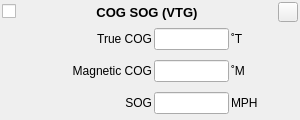
<?xml version="1.0" encoding="UTF-8"?>
<!-- Copyright (C) 2024-2026 RF StateSide LLC; SPDX-License-Identifier: AGPL-3.0-or-later -->
<ui version="4.0">
 <class>CogSogVTG</class>
 <widget class="QWidget" name="CogSogVTG">
  <property name="geometry">
   <rect>
    <x>0</x>
    <y>0</y>
    <width>300</width>
    <height>120</height>
   </rect>
  </property>
  <property name="windowTitle">
   <string>Form</string>
  </property>
  <layout class="QVBoxLayout" name="verticalLayout">
   <property name="spacing">
    <number>2</number>
   </property>
   <property name="leftMargin">
    <number>2</number>
   </property>
   <property name="topMargin">
    <number>2</number>
   </property>
   <property name="rightMargin">
    <number>2</number>
   </property>
   <property name="bottomMargin">
    <number>2</number>
   </property>
   <item>
    <layout class="QHBoxLayout" name="horizontalLayout_3">
     <item>
      <widget class="QCheckBox" name="checkBoxEnabled">
       <property name="text">
        <string/>
       </property>
       <property name="checked">
        <bool>false</bool>
       </property>
      </widget>
     </item>
     <item>
      <spacer name="horizontalSpacer">
       <property name="orientation">
        <enum>Qt::Orientation::Horizontal</enum>
       </property>
       <property name="sizeHint" stdset="0">
        <size>
         <width>40</width>
         <height>20</height>
        </size>
       </property>
      </spacer>
     </item>
     <item>
      <widget class="QLabel" name="labelTitle">
       <property name="font">
        <font>
         <pointsize>10</pointsize>
         <bold>true</bold>
        </font>
       </property>
       <property name="text">
        <string>COG SOG (VTG)</string>
       </property>
       <property name="alignment">
        <set>Qt::AlignmentFlag::AlignCenter</set>
       </property>
      </widget>
     </item>
     <item>
      <spacer name="horizontalSpacer_2">
       <property name="orientation">
        <enum>Qt::Orientation::Horizontal</enum>
       </property>
       <property name="sizeHint" stdset="0">
        <size>
         <width>40</width>
         <height>20</height>
        </size>
       </property>
      </spacer>
     </item>
     <item>
      <widget class="QPushButton" name="pushButtonRemove">
       <property name="minimumSize">
        <size>
         <width>20</width>
         <height>20</height>
        </size>
       </property>
       <property name="maximumSize">
        <size>
         <width>20</width>
         <height>20</height>
        </size>
       </property>
       <property name="text">
        <string/>
       </property>
      </widget>
     </item>
    </layout>
   </item>
   <item>
    <layout class="QHBoxLayout" name="horizontalLayout">
     <item>
      <widget class="QLabel" name="labelTrueCog">
       <property name="minimumSize">
        <size>
         <width>150</width>
         <height>22</height>
        </size>
       </property>
       <property name="maximumSize">
        <size>
         <width>150</width>
         <height>16777215</height>
        </size>
       </property>
       <property name="text">
        <string>True COG</string>
       </property>
       <property name="alignment">
        <set>Qt::AlignmentFlag::AlignRight|Qt::AlignmentFlag::AlignTrailing|Qt::AlignmentFlag::AlignVCenter</set>
       </property>
      </widget>
     </item>
     <item>
      <widget class="QLineEdit" name="lineEditTrueCog">
       <property name="minimumSize">
        <size>
         <width>75</width>
         <height>22</height>
        </size>
       </property>
       <property name="maximumSize">
        <size>
         <width>75</width>
         <height>16777215</height>
        </size>
       </property>
       <property name="inputMethodHints">
        <set>Qt::InputMethodHint::ImhNone</set>
       </property>
      </widget>
     </item>
     <item>
      <widget class="ClickableLabel" name="labelUnitsTrueCog">
       <property name="minimumSize">
        <size>
         <width>50</width>
         <height>22</height>
        </size>
       </property>
       <property name="toolTip">
        <string>&lt;html&gt;&lt;head/&gt;&lt;body&gt;&lt;p&gt;Click to change units&lt;/p&gt;&lt;/body&gt;&lt;/html&gt;</string>
       </property>
       <property name="text">
        <string>˚T</string>
       </property>
      </widget>
     </item>
    </layout>
   </item>
   <item>
    <layout class="QHBoxLayout" name="horizontalLayout_2">
     <item>
      <widget class="QLabel" name="labelMagneticCog">
       <property name="minimumSize">
        <size>
         <width>150</width>
         <height>22</height>
        </size>
       </property>
       <property name="maximumSize">
        <size>
         <width>150</width>
         <height>16777215</height>
        </size>
       </property>
       <property name="text">
        <string>Magnetic COG</string>
       </property>
       <property name="alignment">
        <set>Qt::AlignmentFlag::AlignRight|Qt::AlignmentFlag::AlignTrailing|Qt::AlignmentFlag::AlignVCenter</set>
       </property>
      </widget>
     </item>
     <item>
      <widget class="QLineEdit" name="lineEditMagneticCog">
       <property name="minimumSize">
        <size>
         <width>75</width>
         <height>22</height>
        </size>
       </property>
       <property name="maximumSize">
        <size>
         <width>75</width>
         <height>16777215</height>
        </size>
       </property>
       <property name="inputMethodHints">
        <set>Qt::InputMethodHint::ImhNone</set>
       </property>
      </widget>
     </item>
     <item>
      <widget class="ClickableLabel" name="labelUnitsMagneticCog">
       <property name="minimumSize">
        <size>
         <width>50</width>
         <height>22</height>
        </size>
       </property>
       <property name="toolTip">
        <string>&lt;html&gt;&lt;head/&gt;&lt;body&gt;&lt;p&gt;Click to change units&lt;/p&gt;&lt;/body&gt;&lt;/html&gt;</string>
       </property>
       <property name="text">
        <string>˚M</string>
       </property>
      </widget>
     </item>
    </layout>
   </item>
   <item>
    <layout class="QHBoxLayout" name="horizontalLayout_4">
     <item>
      <widget class="QLabel" name="labelSog">
       <property name="minimumSize">
        <size>
         <width>150</width>
         <height>22</height>
        </size>
       </property>
       <property name="maximumSize">
        <size>
         <width>150</width>
         <height>16777215</height>
        </size>
       </property>
       <property name="text">
        <string>SOG</string>
       </property>
       <property name="alignment">
        <set>Qt::AlignmentFlag::AlignRight|Qt::AlignmentFlag::AlignTrailing|Qt::AlignmentFlag::AlignVCenter</set>
       </property>
      </widget>
     </item>
     <item>
      <widget class="QLineEdit" name="lineEditSog">
       <property name="minimumSize">
        <size>
         <width>75</width>
         <height>22</height>
        </size>
       </property>
       <property name="maximumSize">
        <size>
         <width>75</width>
         <height>16777215</height>
        </size>
       </property>
       <property name="inputMethodHints">
        <set>Qt::InputMethodHint::ImhNone</set>
       </property>
      </widget>
     </item>
     <item>
      <widget class="ClickableLabel" name="labelUnitsSog">
       <property name="minimumSize">
        <size>
         <width>50</width>
         <height>22</height>
        </size>
       </property>
       <property name="toolTip">
        <string>&lt;html&gt;&lt;head/&gt;&lt;body&gt;&lt;p&gt;Click to change units&lt;/p&gt;&lt;/body&gt;&lt;/html&gt;</string>
       </property>
       <property name="text">
        <string>MPH</string>
       </property>
      </widget>
     </item>
    </layout>
   </item>
  </layout>
 </widget>
 <customwidgets>
  <customwidget>
   <class>ClickableLabel</class>
   <extends>QLabel</extends>
   <header location="global">clickablelabel.h</header>
  </customwidget>
 </customwidgets>
 <resources/>
 <connections/>
</ui>
